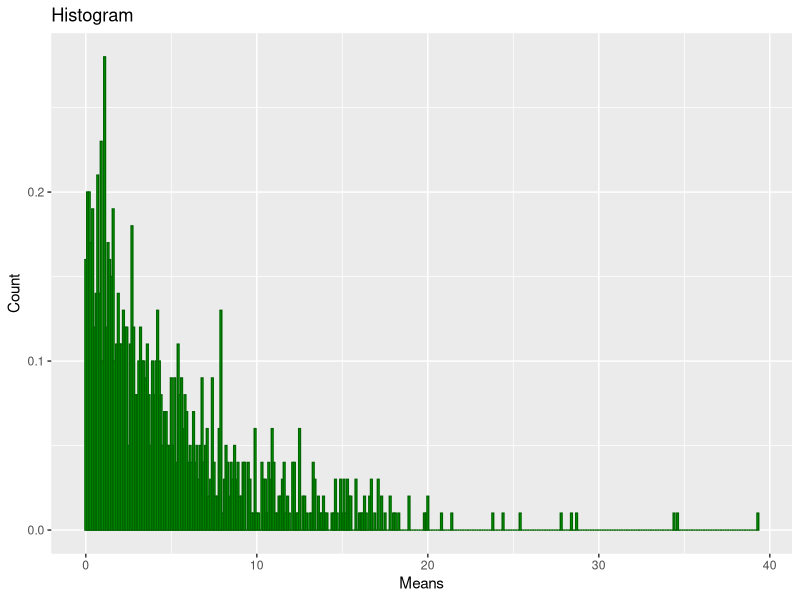
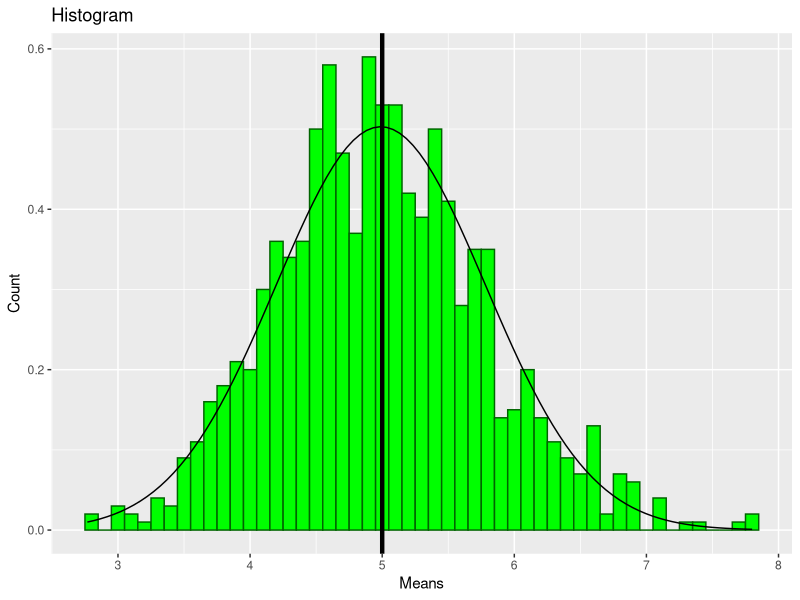

Write the R code that produced these figures, in order.
## ---- chunk 1
library(ggplot2)
expdist <- as.data.frame(rexp(1000,0.2))
names(expdist) <- "var1"
expdisthist <- ggplot(expdist, aes(x=var1))+
    geom_histogram(aes(y=..density..),binwidth=0.1,colour = "darkgreen", fill = "green")+
    labs(x = "Means", y= "Count", title = "Histogram")
print(expdisthist)

## ---- chunk 2
set.seed(526)
lambda <- 0.2
n <- 40
nsim <- 1000
## ---- chunk 3
library(dplyr)
## ---- chunk 4
expsim <- as.data.frame(matrix(rexp(nsim*n, lambda),nsim,n))
expsim$Means <- rowMeans(expsim)
## ---- chunk 5
means <- rowMeans(expsim)
histogram <- ggplot(expsim, aes(x=Means))+
    geom_histogram(aes(y=..density..),binwidth=0.1,colour = "darkgreen", fill = "green")+
    stat_function(fun = dnorm, args = list(mean = mean(expsim$Means), 
                                           sd = sd(expsim$Means)))+
    labs(x = "Means", y= "Count", title = "Histogram")+
    geom_vline(aes(xintercept=1/lambda), size=1.5)
print(histogram)
samplemean <- mean(expsim$Means)
truemean <- 1/lambda
## ---- chunk 6
truevar = 1/(lambda^2*n)
samplevar = (sd(rowMeans(expsim)))^2
